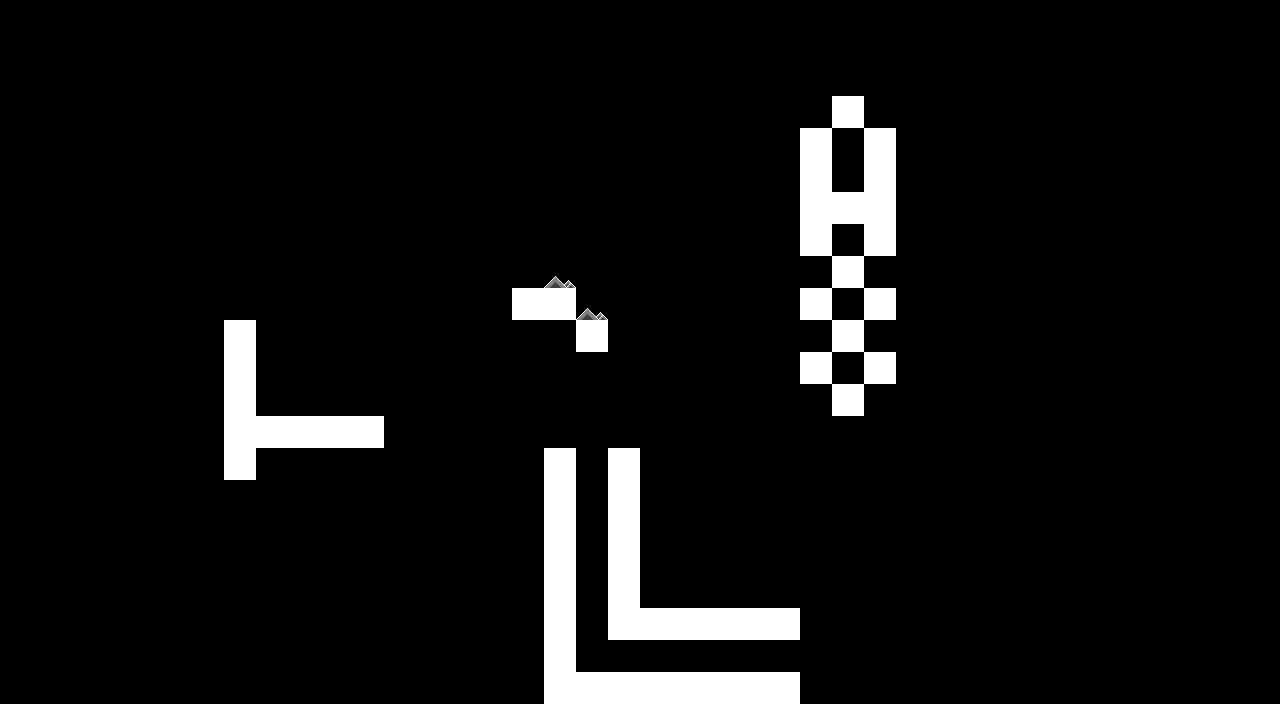

Rendered tile map (Tiled .tmx) drawn with the repository's tilesets; below, a short description and the map source with its tile grids summarised:
An orthogonal 40x22 tile map with 32x32 px tiles, 2 tile layers (environment, interactive), 2 tilesets and 1 object (player).

<map version="1.0" orientation="orthogonal" width="40" height="22" tilewidth="32" tileheight="32">
 <tileset firstgid="1" name="tileset" tilewidth="32" tileheight="32">
  <image source="tileset.png" width="320" height="320" />
 </tileset>
 <tileset firstgid="101" name="Spikes" tilewidth="32" tileheight="32">
  <image source="spikes.png" width="32" height="32" />
  <tile id="0">
   <properties>
    <property name="name" value="spikes" />
    <property name="texture" value="spikes" />
   </properties>
  </tile>
 </tileset>
 <layer name="environment" width="40" height="22">
  <data>[880 cells, 55 non-empty, 1 distinct tile ids]</data>
 </layer>
 <layer name="interactive" width="40" height="22">
  <data>[880 cells, 2 non-empty, 1 distinct tile ids]</data>
 </layer>
 <objectgroup name="player" width="40" height="22">
  <object name="player" type="player" x="323" y="126" width="53" height="47" />
 </objectgroup>
</map>